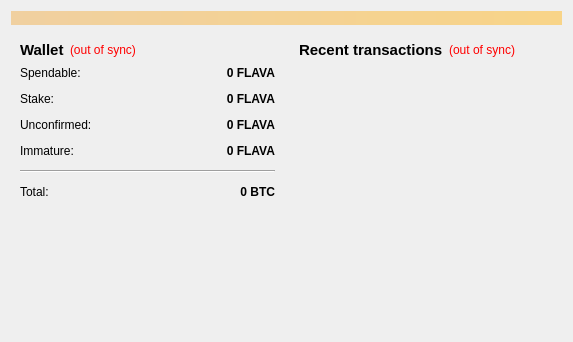
<?xml version="1.0" encoding="UTF-8"?>
<ui version="4.0">
 <class>OverviewPage</class>
 <widget class="QWidget" name="OverviewPage">
  <property name="geometry">
   <rect>
    <x>0</x>
    <y>0</y>
    <width>573</width>
    <height>342</height>
   </rect>
  </property>
  <property name="windowTitle">
   <string>Form</string>
  </property>
  <layout class="QVBoxLayout" name="topLayout">
   <item>
    <widget class="QLabel" name="labelAlerts">
     <property name="visible">
      <bool>false</bool>
     </property>
     <property name="styleSheet">
      <string notr="true">background-color: qlineargradient(x1: 0, y1: 0, x2: 1, y2: 0, stop:0 #F0D0A0, stop:1 #F8D488);  color:#000000
</string>
     </property>
     <property name="wordWrap">
      <bool>true</bool>
     </property>
     <property name="margin">
      <number>3</number>
     </property>
    </widget>
   </item>
   <item>
    <layout class="QHBoxLayout" name="horizontalLayout" stretch="1,1">
     <item>
      <layout class="QVBoxLayout" name="verticalLayout_2">
       <item>
        <widget class="QWidget" name="widget" native="true">
         <layout class="QVBoxLayout" name="verticalLayout_4">
          <item>
           <layout class="QHBoxLayout" name="horizontalLayout_4">
            <item>
             <widget class="QLabel" name="label_5">
              <property name="font">
               <font>
                <pointsize>11</pointsize>
                <weight>75</weight>
                <bold>true</bold>
               </font>
              </property>
              <property name="text">
               <string>Wallet</string>
              </property>
             </widget>
            </item>
            <item>
             <widget class="QLabel" name="labelWalletStatus">
              <property name="toolTip">
               <string>The displayed information may be out of date. Your wallet automatically synchronizes with the FlavaCoin network after a connection is established, but this process has not completed yet.</string>
              </property>
              <property name="styleSheet">
               <string notr="true">QLabel { color: red; }</string>
              </property>
              <property name="text">
               <string notr="true">(out of sync)</string>
              </property>
              <property name="alignment">
               <set>Qt::AlignLeading|Qt::AlignLeft|Qt::AlignVCenter</set>
              </property>
             </widget>
            </item>
            <item>
             <spacer name="horizontalSpacer_2">
              <property name="orientation">
               <enum>Qt::Horizontal</enum>
              </property>
              <property name="sizeHint" stdset="0">
               <size>
                <width>40</width>
                <height>20</height>
               </size>
              </property>
             </spacer>
            </item>
           </layout>
          </item>
          <item>
           <layout class="QFormLayout" name="formLayout_2">
            <property name="fieldGrowthPolicy">
             <enum>QFormLayout::AllNonFixedFieldsGrow</enum>
            </property>
            <property name="horizontalSpacing">
             <number>12</number>
            </property>
            <property name="verticalSpacing">
             <number>12</number>
            </property>
            <item row="0" column="0">
             <widget class="QLabel" name="label">
              <property name="text">
               <string>Spendable:</string>
              </property>
             </widget>
            </item>
            <item row="0" column="1">
             <widget class="QLabel" name="labelBalance">
              <property name="font">
               <font>
                <weight>75</weight>
                <bold>true</bold>
               </font>
              </property>
              <property name="cursor">
               <cursorShape>IBeamCursor</cursorShape>
              </property>
              <property name="toolTip">
               <string>Your current spendable balance</string>
              </property>
              <property name="text">
               <string notr="true">0 FLAVA</string>
              </property>
              <property name="alignment">
               <set>Qt::AlignRight|Qt::AlignTrailing|Qt::AlignVCenter</set>
              </property>
              <property name="textInteractionFlags">
               <set>Qt::LinksAccessibleByMouse|Qt::TextSelectableByKeyboard|Qt::TextSelectableByMouse</set>
              </property>
             </widget>
            </item>
            <item row="1" column="0">
             <widget class="QLabel" name="label_6">
              <property name="text">
               <string>Stake:</string>
              </property>
             </widget>
            </item>
            <item row="1" column="1">
             <widget class="QLabel" name="labelStake">
              <property name="font">
               <font>
                <weight>75</weight>
                <bold>true</bold>
               </font>
              </property>
              <property name="cursor">
               <cursorShape>IBeamCursor</cursorShape>
              </property>
              <property name="toolTip">
               <string>Total of coins that was staked, and do not yet count toward the current balance</string>
              </property>
              <property name="text">
               <string notr="true">0 FLAVA</string>
              </property>
              <property name="alignment">
               <set>Qt::AlignRight|Qt::AlignTrailing|Qt::AlignVCenter</set>
              </property>
              <property name="textInteractionFlags">
               <set>Qt::LinksAccessibleByMouse|Qt::TextSelectableByKeyboard|Qt::TextSelectableByMouse</set>
              </property>
             </widget>
            </item>
            <item row="2" column="0">
             <widget class="QLabel" name="label_3">
              <property name="text">
               <string>Unconfirmed:</string>
              </property>
             </widget>
            </item>
            <item row="2" column="1">
             <widget class="QLabel" name="labelUnconfirmed">
              <property name="font">
               <font>
                <weight>75</weight>
                <bold>true</bold>
               </font>
              </property>
              <property name="cursor">
               <cursorShape>IBeamCursor</cursorShape>
              </property>
              <property name="toolTip">
               <string>Total of transactions that have yet to be confirmed, and do not yet count toward the current balance</string>
              </property>
              <property name="text">
               <string notr="true">0 FLAVA</string>
              </property>
              <property name="alignment">
               <set>Qt::AlignRight|Qt::AlignTrailing|Qt::AlignVCenter</set>
              </property>
              <property name="textInteractionFlags">
               <set>Qt::LinksAccessibleByMouse|Qt::TextSelectableByKeyboard|Qt::TextSelectableByMouse</set>
              </property>
             </widget>
            </item>
            <item row="3" column="0">
             <widget class="QLabel" name="labelImmatureText">
              <property name="text">
               <string>Immature:</string>
              </property>
             </widget>
            </item>
            <item row="3" column="1">
             <widget class="QLabel" name="labelImmature">
              <property name="font">
               <font>
                <weight>75</weight>
                <bold>true</bold>
               </font>
              </property>
              <property name="toolTip">
               <string>Mined balance that has not yet matured</string>
              </property>
              <property name="text">
               <string notr="true">0 FLAVA</string>
              </property>
              <property name="alignment">
               <set>Qt::AlignRight|Qt::AlignTrailing|Qt::AlignVCenter</set>
              </property>
              <property name="textInteractionFlags">
               <set>Qt::LinksAccessibleByMouse|Qt::TextSelectableByKeyboard|Qt::TextSelectableByMouse</set>
              </property>
             </widget>
            </item>
            <item row="4" column="0" colspan="2">
             <widget class="Line" name="line">
              <property name="orientation">
               <enum>Qt::Horizontal</enum>
              </property>
             </widget>
            </item>
            <item row="5" column="0">
             <widget class="QLabel" name="labelTotalText">
              <property name="text">
               <string>Total:</string>
              </property>
             </widget>
            </item>
            <item row="5" column="1">
             <widget class="QLabel" name="labelTotal">
              <property name="font">
               <font>
                <weight>75</weight>
                <bold>true</bold>
               </font>
              </property>
              <property name="cursor">
               <cursorShape>IBeamCursor</cursorShape>
              </property>
              <property name="toolTip">
               <string>Your current total balance</string>
              </property>
              <property name="text">
               <string notr="true">0 BTC</string>
              </property>
              <property name="alignment">
               <set>Qt::AlignRight|Qt::AlignTrailing|Qt::AlignVCenter</set>
              </property>
              <property name="textInteractionFlags">
               <set>Qt::LinksAccessibleByMouse|Qt::TextSelectableByKeyboard|Qt::TextSelectableByMouse</set>
              </property>
             </widget>
            </item>
           </layout>
          </item>
         </layout>
        </widget>
       </item>
       <item>
        <spacer name="verticalSpacer">
         <property name="orientation">
          <enum>Qt::Vertical</enum>
         </property>
         <property name="sizeHint" stdset="0">
          <size>
           <width>20</width>
           <height>40</height>
          </size>
         </property>
        </spacer>
       </item>
      </layout>
     </item>
     <item>
      <layout class="QVBoxLayout" name="verticalLayout_3">
       <item>
        <widget class="QWidget" name="widget_2" native="true">
         <layout class="QVBoxLayout" name="verticalLayout">
          <item>
           <layout class="QHBoxLayout" name="horizontalLayout_2">
            <item>
             <widget class="QLabel" name="label_4">
              <property name="font">
               <font>
                <pointsize>11</pointsize>
                <weight>75</weight>
                <bold>true</bold>
               </font>
              </property>
              <property name="text">
               <string>&lt;b&gt;Recent transactions&lt;/b&gt;</string>
              </property>
             </widget>
            </item>
            <item>
             <widget class="QLabel" name="labelTransactionsStatus">
              <property name="toolTip">
               <string>The displayed information may be out of date. Your wallet automatically synchronizes with the FlavaCoin network after a connection is established, but this process has not completed yet.</string>
              </property>
              <property name="styleSheet">
               <string notr="true">QLabel { color: red; }</string>
              </property>
              <property name="text">
               <string notr="true">(out of sync)</string>
              </property>
              <property name="alignment">
               <set>Qt::AlignRight|Qt::AlignTrailing|Qt::AlignVCenter</set>
              </property>
             </widget>
            </item>
            <item>
             <spacer name="horizontalSpacer">
              <property name="orientation">
               <enum>Qt::Horizontal</enum>
              </property>
              <property name="sizeHint" stdset="0">
               <size>
                <width>40</width>
                <height>20</height>
               </size>
              </property>
             </spacer>
            </item>
           </layout>
          </item>
          <item>
           <widget class="QListView" name="listTransactions">
            <property name="styleSheet">
             <string notr="true">QListView { background: transparent; }</string>
            </property>
            <property name="frameShape">
             <enum>QFrame::NoFrame</enum>
            </property>
            <property name="verticalScrollBarPolicy">
             <enum>Qt::ScrollBarAlwaysOff</enum>
            </property>
            <property name="horizontalScrollBarPolicy">
             <enum>Qt::ScrollBarAlwaysOff</enum>
            </property>
            <property name="selectionMode">
             <enum>QAbstractItemView::NoSelection</enum>
            </property>
           </widget>
          </item>
         </layout>
        </widget>
       </item>
      </layout>
     </item>
    </layout>
   </item>
  </layout>
 </widget>
 <resources/>
 <connections/>
</ui>
